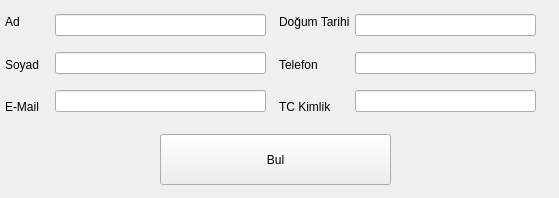
<?xml version="1.0" encoding="UTF-8"?>
<ui version="4.0">
 <class>Bul</class>
 <widget class="QWidget" name="Bul">
  <property name="geometry">
   <rect>
    <x>0</x>
    <y>0</y>
    <width>559</width>
    <height>198</height>
   </rect>
  </property>
  <property name="windowTitle">
   <string>Ara</string>
  </property>
  <widget class="QPushButton" name="push_bul">
   <property name="geometry">
    <rect>
     <x>160</x>
     <y>134</y>
     <width>231</width>
     <height>51</height>
    </rect>
   </property>
   <property name="text">
    <string>Bul</string>
   </property>
  </widget>
  <widget class="QWidget" name="horizontalLayoutWidget">
   <property name="geometry">
    <rect>
     <x>5</x>
     <y>4</y>
     <width>541</width>
     <height>121</height>
    </rect>
   </property>
   <layout class="QHBoxLayout" name="horizontalLayout">
    <item>
     <layout class="QVBoxLayout" name="verticalLayout">
      <item>
       <layout class="QHBoxLayout" name="horizontalLayout_4">
        <item>
         <widget class="QLabel" name="label_4">
          <property name="text">
           <string>Ad</string>
          </property>
         </widget>
        </item>
       </layout>
      </item>
      <item>
       <layout class="QHBoxLayout" name="horizontalLayout_3">
        <item>
         <widget class="QLabel" name="label_3">
          <property name="text">
           <string>Soyad</string>
          </property>
         </widget>
        </item>
       </layout>
      </item>
      <item>
       <layout class="QHBoxLayout" name="horizontalLayout_6">
        <item>
         <widget class="QLabel" name="label_6">
          <property name="text">
           <string>E-Mail</string>
          </property>
         </widget>
        </item>
       </layout>
      </item>
     </layout>
    </item>
    <item>
     <layout class="QVBoxLayout" name="verticalLayout_2">
      <item>
       <layout class="QHBoxLayout" name="horizontalLayout_8">
        <item>
         <widget class="QLabel" name="label_7">
          <property name="text">
           <string>Doğum Tarihi</string>
          </property>
         </widget>
        </item>
       </layout>
      </item>
      <item>
       <layout class="QHBoxLayout" name="horizontalLayout_7">
        <item>
         <widget class="QLabel" name="label_5">
          <property name="text">
           <string>Telefon</string>
          </property>
         </widget>
        </item>
       </layout>
      </item>
      <item>
       <layout class="QHBoxLayout" name="horizontalLayout_9">
        <item>
         <widget class="QLabel" name="label_8">
          <property name="text">
           <string>TC Kimlik</string>
          </property>
         </widget>
        </item>
       </layout>
      </item>
     </layout>
    </item>
   </layout>
  </widget>
  <widget class="QWidget" name="verticalLayoutWidget_3">
   <property name="geometry">
    <rect>
     <x>55</x>
     <y>4</y>
     <width>211</width>
     <height>121</height>
    </rect>
   </property>
   <layout class="QVBoxLayout" name="verticalLayout_3">
    <item>
     <widget class="QLineEdit" name="line_ad"/>
    </item>
    <item>
     <widget class="QLineEdit" name="line_soyad"/>
    </item>
    <item>
     <widget class="QLineEdit" name="line_eposta"/>
    </item>
   </layout>
  </widget>
  <widget class="QWidget" name="verticalLayoutWidget_4">
   <property name="geometry">
    <rect>
     <x>355</x>
     <y>4</y>
     <width>181</width>
     <height>121</height>
    </rect>
   </property>
   <layout class="QVBoxLayout" name="verticalLayout_4">
    <item>
     <widget class="QLineEdit" name="line_dogum"/>
    </item>
    <item>
     <widget class="QLineEdit" name="line_telefon"/>
    </item>
    <item>
     <widget class="QLineEdit" name="line_TC"/>
    </item>
   </layout>
  </widget>
  <widget class="QLabel" name="label_9">
   <property name="geometry">
    <rect>
     <x>-120</x>
     <y>-10</y>
     <width>681</width>
     <height>351</height>
    </rect>
   </property>
   <property name="text">
    <string/>
   </property>
   <property name="pixmap">
    <pixmap>../../arac_temaedtd.jpg</pixmap>
   </property>
   <property name="scaledContents">
    <bool>true</bool>
   </property>
  </widget>
  <zorder>label_9</zorder>
  <zorder>push_bul</zorder>
  <zorder>horizontalLayoutWidget</zorder>
  <zorder>verticalLayoutWidget_3</zorder>
  <zorder>verticalLayoutWidget_4</zorder>
 </widget>
 <resources/>
 <connections/>
</ui>
